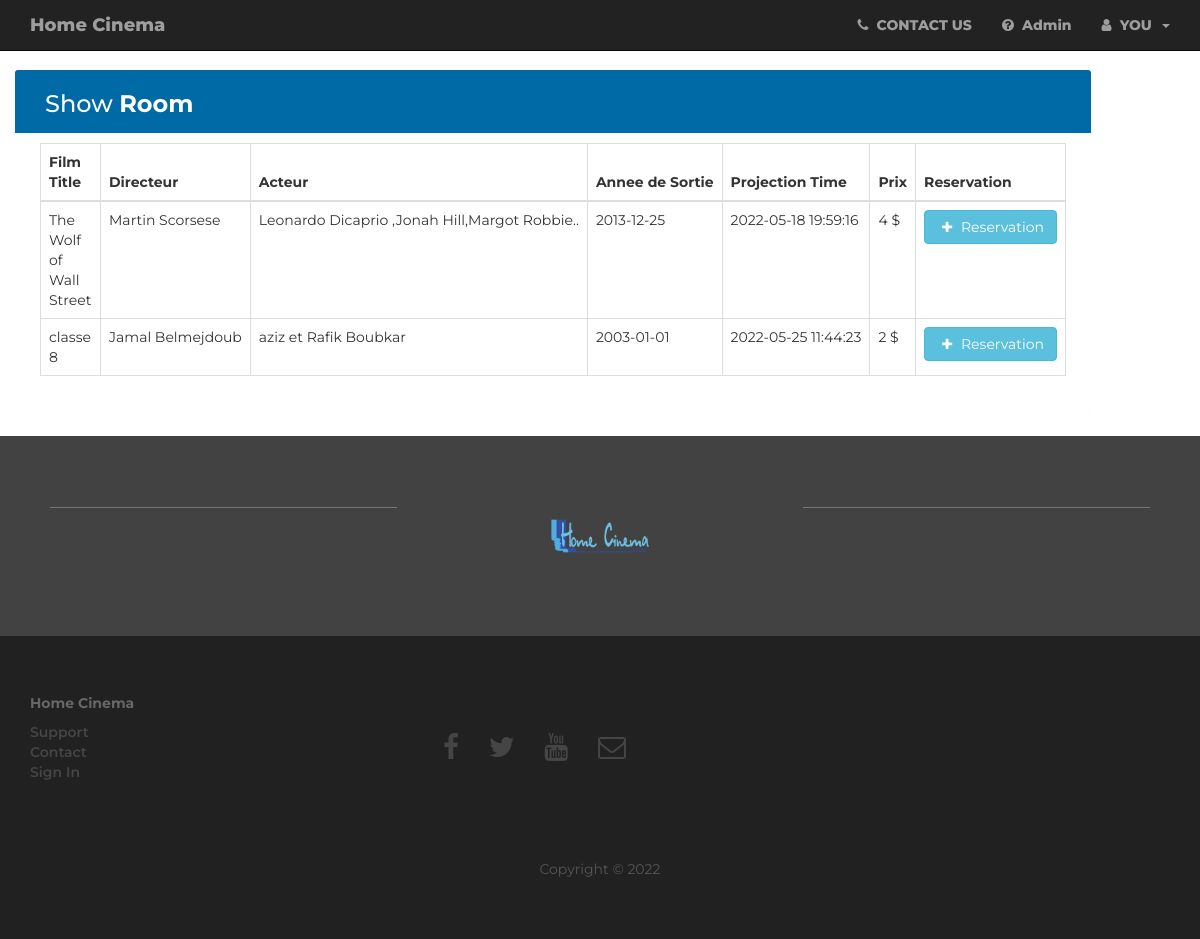
Page /php/home.php (signed in) on the earlier database version.
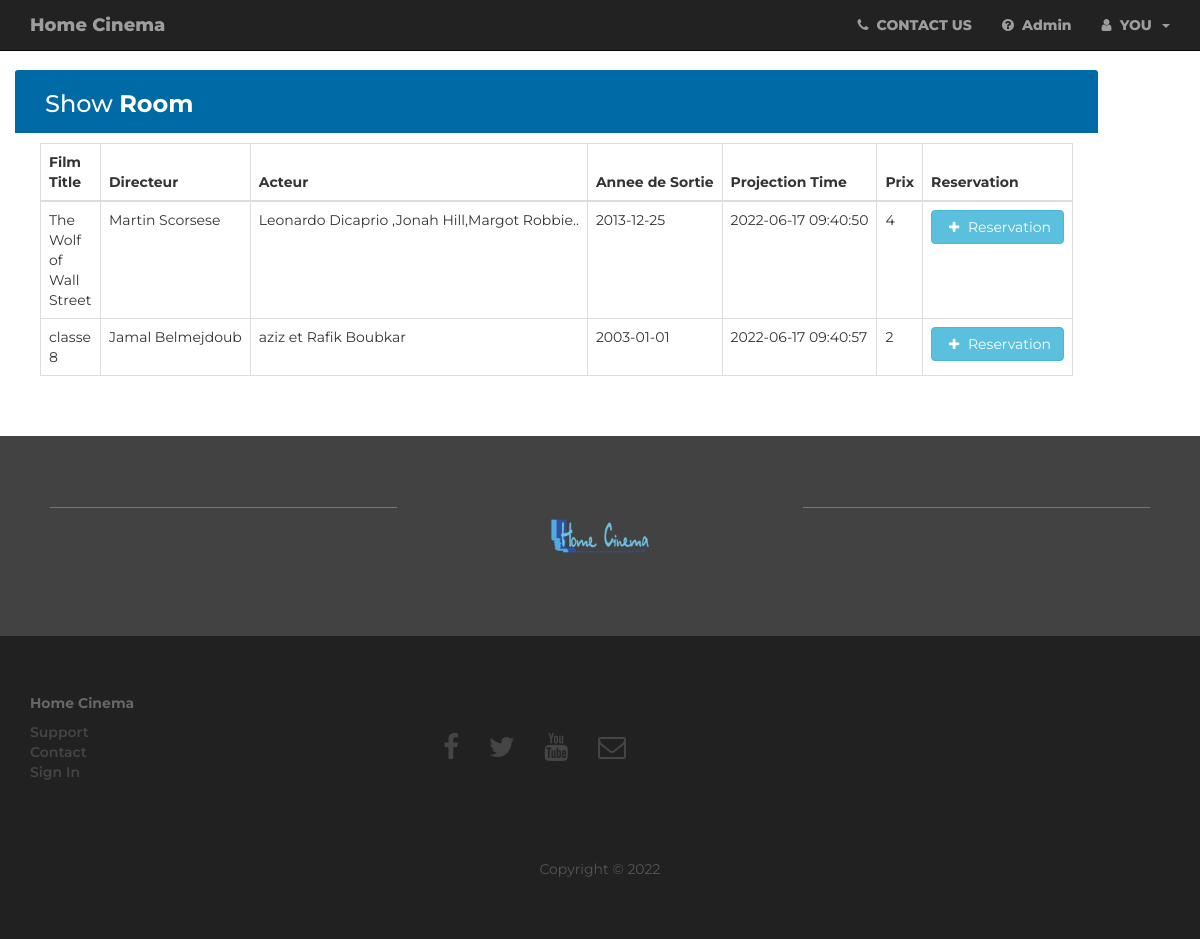
Same page on the later database version.
### tables this page shows
CREATE TABLE `films` (
  `id_film` int(30) NOT NULL,
  `titre` varchar(50) DEFAULT NULL,
  `realisateur` varchar(50) NOT NULL,
  `acteur` text NOT NULL,
  `annee` date NOT NULL
);

CREATE TABLE `projection` (
  `id_projection` int(30) NOT NULL,
  `film` int(30) NOT NULL,
  `time` timestamp NOT NULL DEFAULT current_timestamp() ON UPDATE current_timestamp(),
  `prix` varchar(30) NOT NULL
);

### php/home.php (the view, shortened to what this page needs)
<?php
$conn=cnxBD();
$query = "SELECT * FROM films JOIN projection ON films.id_film=projection.film";
try {
    $statement = $conn->prepare($query);
    $statement->execute();
    $showfilms = $statement->fetchAll();
} catch (PDOException $e){
    echo ($e ->getMessage());
}
?>
<!DOCTYPE html>
<html lang="en">
<head>
    <link rel="stylesheet" href="../css/style.css">
    <?php include '../components/header.php';?>
</head>
<body>
    <?php include '../components/nav.php';?>
    <div class="wrapper">
        <div class="container-fluid">
            <div class="table-responsive">
                <div class="table-wrapper">
                    <div class="table-title">
                        <div class="row">
                            <div class="col-sm-8">
                                <h2>Show <b>Room</b></h2>
                            </div>
                        </div>
                    </div>
                    <table class="table table-bordered table-hover">
                        <thead>
                            <tr>
                                <th scope="col">Film Title</th>
                                <th scope="col">Directeur</th>
                                <th scope="col">Acteur</th>
                                <th scope="col">Annee de Sortie</th>
                                <th scope="col">Projection Time</th>
                                <th scope="col">Prix</th>
                                <th scope="col">Reservation</th>
                            </tr>
                        </thead>
                        <tbody>
                            <?php foreach ($showfilms as $output) {?>
                            <tr>
                                <td><?php echo $output['titre'];?></td>
                                <td><?php echo $output['realisateur'];?></td>
                                <td><?php echo $output['acteur'];?></td>
                                <td><?php echo $output['annee'];?></td>
                                <td><?php echo $output['time'];?></td>
                                <td><?php echo $output['prix'];?></td>
                                <th scope="col"> <a href="reservation.php?id=<?php echo $output['id_projection'];?>"><button type="button"
                                            class="btn btn-info add-new"><i class="fa fa-plus"></i> Reservation</button>
                                    </a></th>
                            </tr>
                            <?php } ?>
                        </tbody>
                    </table>
                </div>
            </div>
        </div>
    </div>
    <?php include '../components/footer.php';?>
</body>
</html>

### components/header.php (shortened to what this page needs)
<?php
  echo '
    <meta charset="utf-8">
    <meta name="viewport" content="width=device-width, initial-scale=1, shrink-to-fit=no">
    <link rel="stylesheet" href="https://stackpath.bootstrapcdn.com/bootstrap/3.3.7/css/bootstrap.min.css">
    <link href="../css/modern-business.css" rel="stylesheet">
    <link href="../css/bookmymovie.css" rel="stylesheet">
    <link rel="stylesheet" href="http://maxcdn.bootstrapcdn.com/font-awesome/4.3.0/css/font-awesome.min.css">
    <link href="https://fonts.googleapis.com/css?family=Montserrat" rel="stylesheet">
    <link rel="icon" href="../img/logo.png" type="image/png" sizes="16x16">
  ';
?>

### components/nav.php
<?php
  echo '
    <nav class="navbar navbar-inverse navbar-fixed-top" role="navigation">
      <div class="container">
        <div class="navbar-header">
          <button type="button" class="navbar-toggle" data-toggle="collapse" data-target="#navbar-collapse-1">
            <span class="sr-only">Toggle navigation</span>
            <span class="icon-bar"></span>
            <span class="icon-bar"></span>
            <span class="icon-bar"></span>
          </button>
          <a class="navbar-brand" href="index.php">Home Cinema</a>
        </div>
        <div class="collapse navbar-collapse" id="navbar-collapse-1">
          <ul class="nav navbar-nav navbar-right">
            <li>
              <a href="contact.php"><span class="fa fa-phone" aria-hidden="true"></span>&nbsp;&nbsp;CONTACT US</a>
            </li>
            <li>
              <a href="#"><span class="fa fa-question-circle" aria-hidden="true"></span>&nbsp;&nbsp;Admin</a>
            </li>
          <li id="visible" class="dropdown">
            <a href="#" class="dropdown-toggle" data-toggle="dropdown"><span class="fa fa-user" aria-hidden="true"></span>&nbsp;&nbsp;YOU&nbsp;&nbsp;<span class="caret"></span></a>
            <ul class="dropdown-menu">
              <li><a href="#"><span class="fa fa-ticket" aria-hidden="true"></span>&nbsp;&nbsp;My Bookings</a></li>
              <li><a href="profile.php"><span class="fa fa-cog" aria-hidden="true"></span>&nbsp;&nbsp;Profile</a></li>
              <li><a href="logout.php"><span class="fa fa-sign-out" aria-hidden="true"></span>&nbsp;&nbsp;Sign Out</a></li>
            </ul>
          </li>
        ';
      echo'
          </ul>
        </div>
      </div>
    </nav>
  ';
?>

### components/footer.php (shortened to what this page needs)
<?php
  echo'
    <div class="row-footer">
      <div class="row">
        <div class="col-sm-4">
          <hr>
        </div>
        <div class="col-xs-12 col-sm-4">
          <div class="center-align">
            <a href="../php/index.php"><img src="../img/logo.png" style="width:100px;"></a>
          </div>
        </div>
        <div class="col-sm-4">
          <hr>
        </div>
      </div>
    </div>
    <footer class="footer">
      <div class="container">
        <div class="row">
          <div class="col-sm-4 col-sm-6">
            <h5>Home Cinema</h5>
            <ul class="list-unstyled">
              <li><a href="#">Support</a></li>
              <li><a href="../php/contact.php">Contact</a></li>
              <li><a href="#loginModal" data-toggle="modal" data-target="#loginModal">Sign In</a></li>
            </ul>
          </div>
          <div class="col-xs-12 col-sm-4">
            <div class="nav navbar-nav" style="padding: 40px 10px;">
              <a class="btn btn-social-icon btn-facebook" href="http://www.facebook.com"><i class="fa fa-facebook fa-2x"></i></a>
              <a class="btn btn-social-icon btn-twitter" href="http://twitter.com/"><i class="fa fa-twitter fa-2x"></i></a>
              <a class="btn btn-social-icon btn-youtube" href="http://youtube.com/"><i class="fa fa-youtube fa-2x"></i></a>
              <a class="btn btn-social-icon" href="#"><i class="fa fa-envelope-o fa-2x"></i></a>
            </div>
          </div>
          <div class="col-xs-12">
            <p style="padding:20px;"></p>
            <p align=center>Copyright © 2022</p>
          </div>
        </div>
      </div>
    </footer>
  <script src="https://code.jquery.com/jquery-3.3.1.min.js"></script>
  <script src="https://cdnjs.cloudflare.com/ajax/libs/popper.js/1.14.3/umd/popper.min.js"></script>
  <script src="https://stackpath.bootstrapcdn.com/bootstrap/3.3.7/js/bootstrap.min.js"></script>
  ';
?>

### css/style.css (style rules this page uses)
.table-responsive { margin: 20px 0; }
.table-wrapper { min-width: 1000px; position: center; padding: 20px 25px; border-radius: 3px; box-shadow: 0 1px 1px rgba(0, 0, 0, .05); width: fit-content; }
.table-title { padding-bottom: 15px; background: #006aa7; color: #fff; padding: 16px 30px; margin: -20px -25px 10px; border-radius: 3px 3px 0 0; }
.table-title h2 { margin: 5px 0 0; font-size: 24px; }
table.table tr th, table.table tr td { border-color: #e9e9e9; padding: 12px 15px; display: justify; }
table.table tr th:first-child { width: 60px; }
table.table tr th:last-child { width: 100px; }
table.table th i { font-size: 13px; margin: 0 5px; cursor: pointer; }

### css/modern-business.css (style rules this page uses)
html, body { height: 100%; }
body { padding-top: 50px; }
footer { padding: 50px 0; background: #212121; color: #565656; }

### css/bookmymovie.css (style rules this page uses)
body { font-family: 'Montserrat', sans-serif; }
.navbar-inverse { font-weight: 800; }
.center-align { text-align: center; }
.row-footer { background: #424242; padding: 50px; }
.row-footer hr { height: 1px; border: 0; border-bottom: 1px solid #757575; }
.footer h5 { font-weight: 700; color: #676767; }
.footer a { color: #454545; font-weight: 600; }

Differences in the rows shown:
changed through a linked row, films "The Wolf of Wall Street": projection.time "2022-05-18 19:59:16" → "2022-06-17 09:40:50"; projection.prix "4 $" → "4"
changed through a linked row, films "classe 8": projection.time "2022-05-25 11:44:23" → "2022-06-17 09:40:57"; projection.prix "2 $" → "2"
